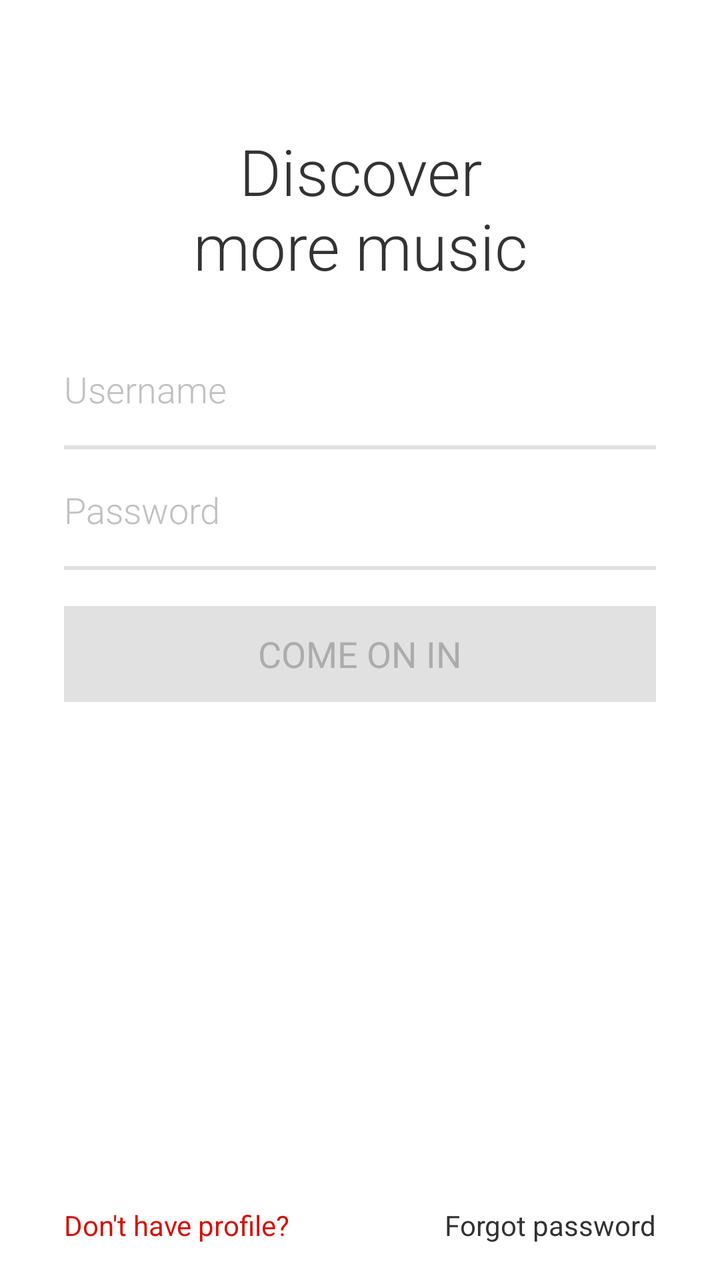
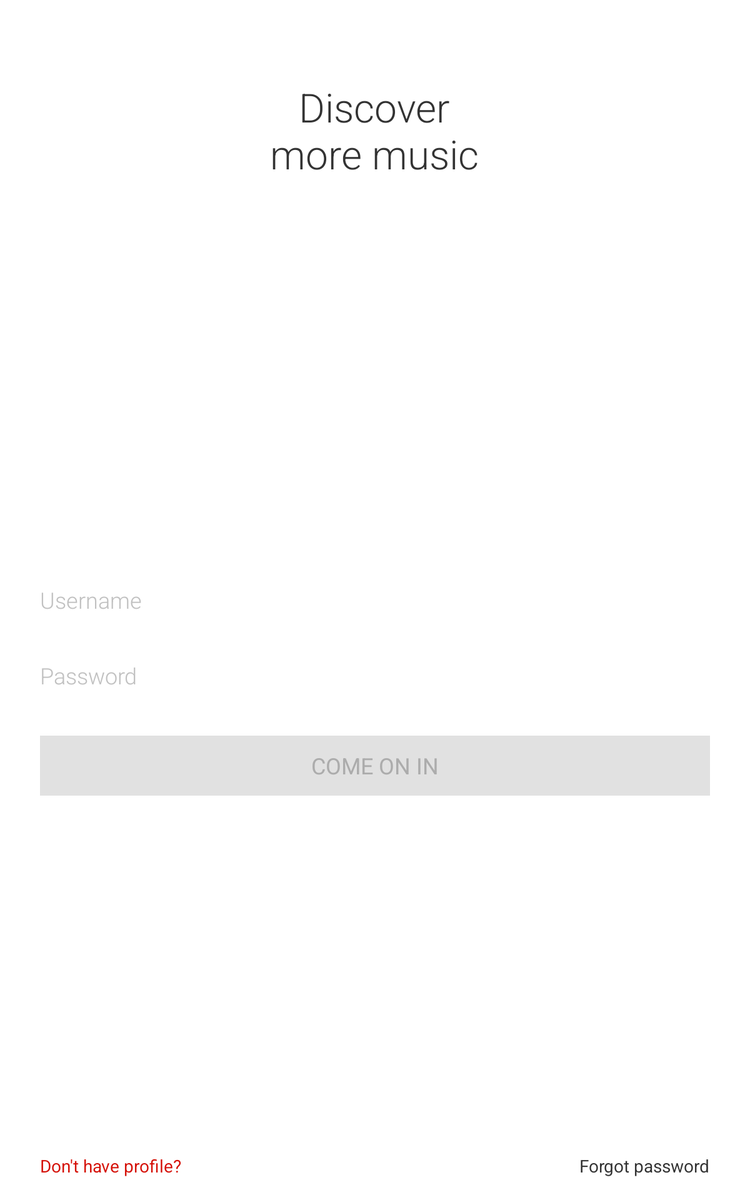

One screen, two layout resources from the same app: the default and the repository's alternative for another configuration. Each is rendered where Android would select it; the XML of both is given below.
<!-- AndroidManifest.xml: activity theme android:Theme.Holo.Light.NoActionBar -->
<!-- res/layout/activity_login.xml -->
<?xml version="1.0" encoding="utf-8"?>
<RelativeLayout xmlns:android="http://schemas.android.com/apk/res/android"
    android:layout_width="match_parent" android:layout_height="match_parent">

    <ImageView
        android:id="@+id/logo"
        android:layout_width="wrap_content"
        android:layout_height="wrap_content"
        android:layout_marginTop="48dp"
        android:layout_centerHorizontal="true"
        android:src="@drawable/img_login_logo"

        />

    <TextView
        android:id="@+id/promt"
        android:layout_width="wrap_content"
        android:layout_height="wrap_content"
        android:text="@string/promt"
        android:gravity="center_horizontal"
        android:layout_marginTop="16dp"
        android:textSize="32sp"
        android:fontFamily="sans-serif-light"
        android:textColor="#333333"
        android:layout_centerHorizontal="true"
        android:layout_below="@+id/logo"
        />
    


    <AutoCompleteTextView
        android:id="@+id/login_input"
        android:layout_width="match_parent"
        android:layout_height="wrap_content"
        android:layout_marginTop="20dp"
        android:layout_marginLeft="32dp"
        android:layout_marginRight="32dp"
        android:layout_below="@id/promt"
        android:paddingBottom="18dp"
        android:paddingTop="18dp"
        android:fontFamily="sans-serif-light"
        android:textColor="#333333"
        android:textColorHint="#c1c1c1"
        android:textSize="18sp"
        android:hint="@string/user"
        android:singleLine="true"
        android:imeOptions="actionNext"
        android:background="@drawable/line_edit_login"

        />


    <EditText
        android:id="@+id/pass_input"
        android:layout_width="match_parent"
        android:layout_height="wrap_content"
        android:layout_below="@id/login_input"
        android:layout_marginLeft="32dp"
        android:layout_marginRight="32dp"
        android:fontFamily="sans-serif-light"
        android:textColor="#333333"
        android:textColorHint="#c1c1c1"
        android:textSize="18sp"
        android:paddingBottom="18dp"
        android:paddingTop="18dp"
        android:singleLine="true"
        android:imeActionLabel="Sign in"
        android:imeActionId="@+id/login_form"
        android:inputType="textPassword"
        android:hint="@string/password"
        android:background="@drawable/line_edit_login"
        />

    <ProgressBar
        android:id="@+id/progress_bar"
        android:layout_width="wrap_content"
        android:layout_height="wrap_content"
        android:layout_below="@id/pass_input"
        android:layout_centerHorizontal="true"
        android:layout_marginTop="18dp"
        android:visibility="gone"
        />

    <Button
        android:id="@+id/comein"
        android:layout_width="match_parent"
        android:layout_height="48dp"
        android:layout_marginTop="18dp"
        android:layout_marginLeft="32dp"
        android:layout_marginRight="32dp"
        android:background="#E1E1E1"
        android:text="@string/comeonin"
        android:textSize="18sp"
        android:fontFamily="sans-serif"
        android:textColor="#ACACAC"
        android:layout_below="@id/pass_input"

        />


    <TextView
        android:id="@+id/donthave"
        android:layout_width="wrap_content"
        android:layout_height="wrap_content"
        android:layout_alignParentBottom="true"
        android:layout_marginBottom="18dp"
        android:layout_marginLeft="32dp"
        android:text="@string/donthave"
        android:textColor="#D51007"
        android:fontFamily="sans-serif"
        />

    <TextView
        android:id="@+id/restorepass"
        android:layout_width="wrap_content"
        android:layout_height="wrap_content"
        android:fontFamily="sans-serif"
        android:layout_alignParentEnd="true"
        android:layout_alignParentBottom="true"
        android:textSize="14sp"
        android:text="@string/forgot"
        android:layout_marginBottom="18dp"
        android:layout_marginRight="32dp"


        />




</RelativeLayout>
<!-- resources referenced by this layout -->
<resources>
  <!-- drawable line_edit_login (drawable) -->
  <?xml version="1.0" encoding="utf-8"?>
  <layer-list xmlns:android="http://schemas.android.com/apk/res/android">
      <item
          android:left="-3dp"
          android:right="-3dp"
          android:top="-3dp">
          <shape>
              <solid android:color="@android:color/transparent" />
              <stroke
                  android:width="2dp"
                  android:color="#E1E1E1" />
          </shape>
      </item>
  
  </layer-list>
  <string name="comeonin">COME ON IN</string>
  <string name="donthave">Don\'t have profile?</string>
  <string name="forgot">Forgot password</string>
  <string name="password">Password</string>
  <string name="promt">Discover\nmore music</string>
  <string name="user">Username</string>
</resources>
<!-- res/layout-large/activity_login.xml (the repository's variant of the layout above) -->
<!-- drawn on a 7-inch tablet held upright -->
<?xml version="1.0" encoding="utf-8"?>
<RelativeLayout xmlns:android="http://schemas.android.com/apk/res/android"
    android:layout_width="match_parent" android:layout_height="match_parent">

    <ImageView
        android:id="@+id/logo"
        android:layout_width="wrap_content"
        android:layout_height="wrap_content"
        android:layout_marginTop="48dp"
        android:layout_centerHorizontal="true"
        android:src="@drawable/img_login_logo"

        />

    <TextView
        android:id="@+id/promt"
        android:layout_width="wrap_content"
        android:layout_height="wrap_content"
        android:text="@string/promt"
        android:gravity="center_horizontal"
        android:layout_marginTop="16dp"
        android:textSize="32sp"
        android:fontFamily="sans-serif-light"
        android:textColor="#333333"
        android:layout_centerHorizontal="true"
        android:layout_below="@+id/logo"
        />
    
    
    <AutoCompleteTextView
        android:id="@+id/login_input"
        android:layout_width="match_parent"
        android:layout_height="wrap_content"
        android:layout_centerInParent="true"
        android:layout_marginLeft="32dp"
        android:layout_marginRight="32dp"
        android:paddingBottom="18dp"
        android:paddingTop="18dp"
        android:fontFamily="sans-serif-light"
        android:textColor="#333333"
        android:textColorHint="#c1c1c1"
        android:imeOptions="actionNext"
        android:textSize="18sp"
        android:hint="@string/user"
        android:singleLine="true"
        android:background="@drawable/line"

        />


    <EditText
        android:id="@+id/pass_input"
        android:layout_width="match_parent"
        android:layout_height="wrap_content"
        android:layout_below="@id/login_input"
        android:layout_marginLeft="32dp"
        android:layout_marginRight="32dp"
        android:fontFamily="sans-serif-light"
        android:textColor="#333333"
        android:textColorHint="#c1c1c1"
        android:textSize="18sp"
        android:paddingBottom="18dp"
        android:paddingTop="18dp"
        android:singleLine="true"
        android:imeActionLabel="Sign in"
        android:imeActionId="@+id/login_form"
        android:inputType="textPassword"
        android:hint="@string/password"
        android:background="@drawable/line"
        />

    <ProgressBar
        android:id="@+id/progress_bar"
        android:layout_width="wrap_content"
        android:layout_height="wrap_content"
        android:layout_below="@id/pass_input"
        android:layout_centerHorizontal="true"

        android:layout_marginTop="18dp"
        android:visibility="gone"
        />

    <Button
        android:id="@+id/comein"
        android:layout_width="match_parent"
        android:layout_height="48dp"
        android:layout_marginTop="18dp"
        android:layout_marginLeft="32dp"
        android:layout_marginRight="32dp"
        android:background="#E1E1E1"
        android:text="@string/comeonin"
        android:textSize="18sp"
        android:fontFamily="sans-serif"
        android:textColor="#ACACAC"
        android:layout_below="@id/pass_input"

        />

    <TextView
        android:id="@+id/donthave"
        android:layout_width="wrap_content"
        android:layout_height="wrap_content"
        android:layout_alignParentBottom="true"
        android:layout_marginBottom="18dp"
        android:layout_marginLeft="32dp"
        android:text="@string/donthave"
        android:textColor="#D51007"
        android:fontFamily="sans-serif"
        />

    <TextView
        android:id="@+id/restorepass"
        android:layout_width="wrap_content"
        android:layout_height="wrap_content"
        android:fontFamily="sans-serif"
        android:layout_alignParentEnd="true"
        android:layout_alignParentBottom="true"
        android:textSize="14sp"
        android:text="@string/forgot"
        android:layout_marginBottom="18dp"
        android:layout_marginRight="32dp"


        />




</RelativeLayout>
<!-- resources referenced by the variant -->
<!-- as a 7-inch tablet held upright resolves them -->
<resources>
  <string name="comeonin">COME ON IN</string>
  <string name="donthave">Don\'t have profile?</string>
  <string name="forgot">Forgot password</string>
  <string name="password">Password</string>
  <string name="promt">Discover\nmore music</string>
  <string name="user">Username</string>
</resources>
